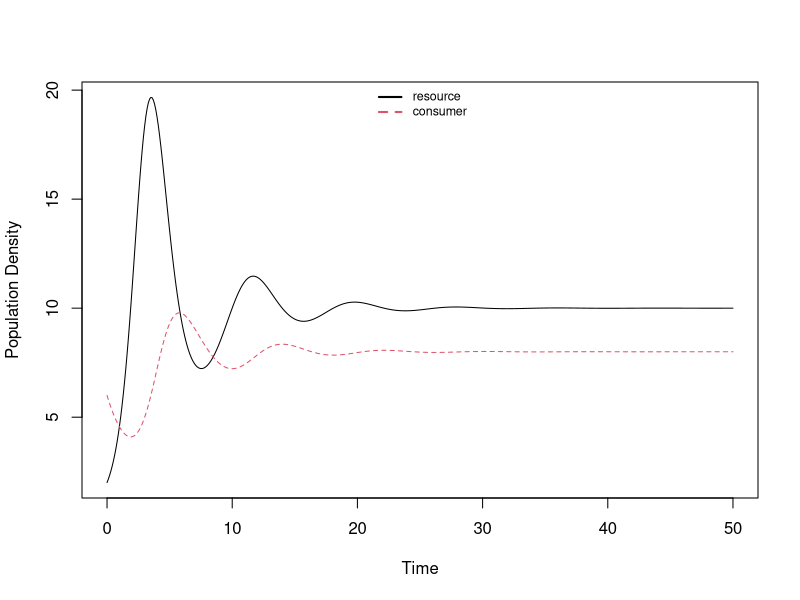
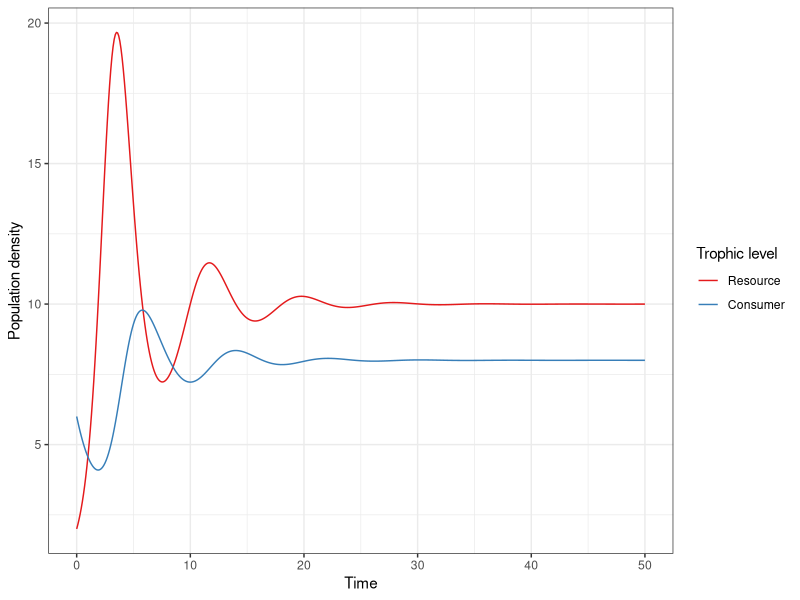

These figures' R source, in order:
## ---- chunk 1
library(deSolve) #Loading all packages
library(ggplot2)
library(tidyr)
## ---- chunk 2
predpreyLV <- function(t, y, params) {
  R <- y[1]
  C <- y[2]
  with(as.list(params), {
    dR.dt <- r * R * (1 - R / k) - a * R * C #Building the model
    dC.dt <- e * a * R * C - d * C
    return(list(c(dR.dt, dC.dt))) #list of the differential equations, add
  })
} 
## ---- chunk 3
r <- 2 #Intrinsic growth rate of resource (logistic)
a <- 0.2 #Attack rate of predator on resource
e <- 0.2 #Efficacy of take-up from resource to predator
d <- 0.4 #Death rate of predator
k <- 50 #Carrying capacity of resource

R0 <- 2 #Initial resource population
C0 <- 6 #Initial predator population
params1 <- c(r = r, a = a, e = e, d = d, k = k) # specify parameters
## ---- chunk 4
####RUN MODEL####
MaxTime <- 50 # length of the time series, can be changed at any time
Time <- seq(0, MaxTime, by = 0.1) # here we produce a sequence of time points at which we will determine the population densities
LV.out1 <- ode(c(R0, C0), Time, predpreyLV, params1) # here we call the function "ode" that does the hard work of numerical integration and which is part of the package "deSolve"
## ---- chunk 5
matplot(Time, (LV.out1[, 2:3]), type = "l", lty = 1:5, col=1:5, ylab = "Population Density", xlab="Time")
legend("top", c(expression("resource"), expression("consumer")), lty = 1:5, col = 1:5, lwd = 2, bty = "n", cex = 0.75) 

## ---- chunk 6
#Reshape to long format
LV.out <- as.data.frame(LV.out1)
LV.out$time <- as.numeric(LV.out$time)
LV.out <- gather(LV.out, key = "Trophic level", value = "Population_size", -time)
#Plot
ggplot(data = LV.out, aes(x = time, y = Population_size, col = `Trophic level`)) + geom_line() +
  theme_bw() + 
  labs(x = "Time", y = "Population density") + scale_color_brewer(palette="Set1", labels=c('Resource', 'Consumer'))
